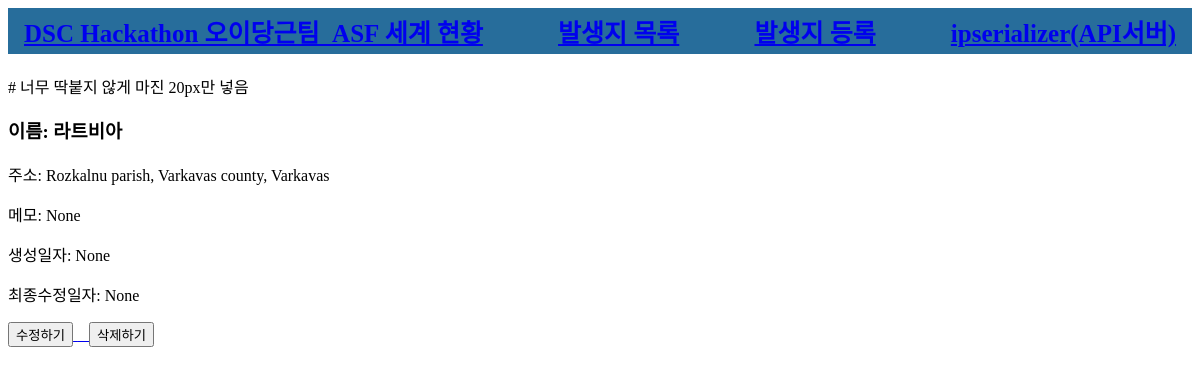
Before: /first/1/detail/ with the older database file.
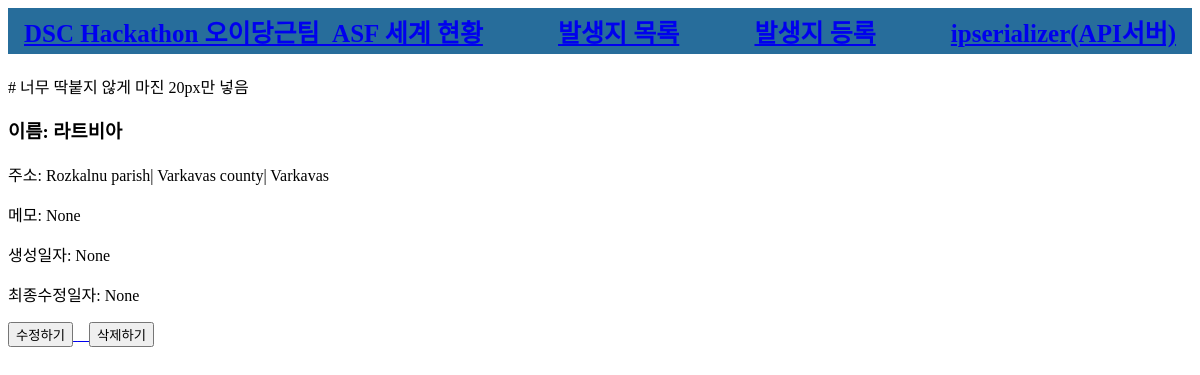
After: the same page with the newer database file.
### first/models.py (models this page shows)
class InfectedPlace(models.Model):
    name = models.CharField(max_length=30, null=True, blank=True)
    address = models.CharField(max_length=200, null=True, blank=True)
    lat = models.DecimalField(max_digits=20, decimal_places=16)
    lng = models.DecimalField(max_digits=20, decimal_places=16)
    happened_at = models.CharField(max_length=30, null=True, blank=True)
    reported2oie_at = models.DateTimeField(null=True, blank=True)
    memo = models.TextField(null=True, blank=True)
    password = models.CharField(max_length=10, null=True, blank=True)
    created_at = models.DateTimeField(auto_now_add=True, null=True)
    updated_at = models.DateTimeField(auto_now=True, null=True)

### first/views.py (the view)
# urls.py: path('first/<int:id>/detail/', views.detail, name='infectedplace-detail'),
def detail(request, id):  # restaurant의 id (pk)를 직접 url path parameter을 통해 전달 받습니다.
    if id is not None:
        item = get_object_or_404(InfectedPlace, pk=id)
        return render(request, 'first/detail.html', {'item': item})
    return HttpResponseRedirect('/third/list/')

### first/templates/first/detail.html (shortened to what this page needs)
{% extends 'first/base.html' %}
{% load static %}
{% block content %}
<div class="container">
    <div class="row">
        <div class="col-sm-12" style="margin-top:20px;"> # 너무 딱붙지 않게 마진 20px만 넣음
            <h3>이름: {{ item.name }}</h3>
            <p>주소: {{ item.address }}</p>
            <p>메모: {{ item.memo }}</p>
            <p>생성일자: {{ item.created_at }}</p>
            <p>최종수정일자: {{ item.updated_at }}</p>
            <a href="{% url 'infectedplace-update' id=item.id %}">
            <button class="btn btn-danger">수정하기</button>
            <a href="{% url 'infectedplace-delete' id=item.id %}">
            <button class="btn btn-danger">삭제하기</button>
        </div>
    </div>
</div>
{% endblock %}

Changed rows visible on the page:
changed InfectedPlace "라트비아": address "Rozkalnu parish, Varkavas county, Varkavas" → "Rozkalnu parish| Varkavas county| Varkavas"
